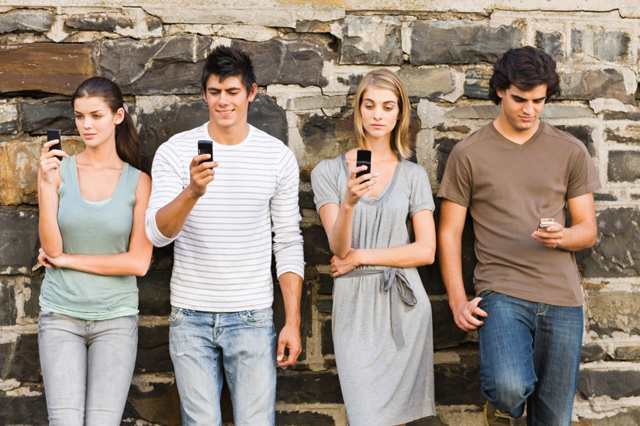
//> input picture ConsoleApplication1/ConsoleApplication1/Data/face3.jpg, 640 x 426 px
$ ./Source   (built with g++ and OpenCV 4)
//> lines starting //> are read from the running program, lines starting //| are printed output that depends on the picture
#include <opencv2\imgproc\imgproc.hpp>
#include <opencv2\highgui\highgui.hpp>
#include <iostream>
#include <ctime>
#include <emmintrin.h>

float Determinant(const float* const ptr);
cv::Mat Inverse(const cv::Mat& inMat);

cv::Mat ScaleMatrix(float scale);
cv::Mat RotationMatrix(float angle);
float Deg2Rad(float angle);
cv::Mat CreateInverseScaleRotateMatrix(float scale, float rotZ);


void ImTransCV(const cv::Mat& src, cv::Mat& dest, const cv::Mat& mat);
void ImTransSSE(const cv::Mat& src, cv::Mat& dest, const cv::Mat& invA, const cv::Mat& t);


cv::Mat ScaleMatrixH(float s);
cv::Mat RotationMatrixH(float angle);
cv::Mat TranslationMatrixH(float x, float y);

void DrawLine(cv::Mat img, cv::Point start, cv::Point end);

int main()
{
	cv::Mat grayImage = cv::imread("Data/face3.jpg", CV_LOAD_IMAGE_GRAYSCALE);
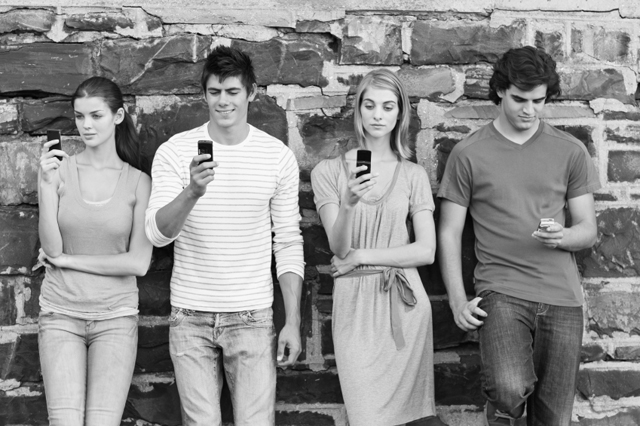
//> grayImage: 426 rows x 640 cols, CV_8UC1; min 0, max 255, mean 141.5
	if(!grayImage.data)
	{
		std::cout << "Could not open or find the image"  << std::endl;
		std::exit(EXIT_FAILURE);
	}


	int tX = 80;
	int tY = 20;
	cv::Mat offset = (cv::Mat_<int>(2, 1) <<  tX, tY);

	float scale = 1.0f;
	float rotZ = 30.0f;


	cv::Mat SRMatInv = CreateInverseScaleRotateMatrix(scale, rotZ);

	clock_t timeC;
	int loops = 100;

	cv::Point2f srcTri[] = { cv::Point2f(0, 0), cv::Point2f(grayImage.cols - 1, 0), cv::Point2f(0, grayImage.rows - 1) };
	cv::Point2f destTri[3];

	cv::Mat tMat = TranslationMatrixH(tX, tY);
	cv::Mat rMat = RotationMatrixH(rotZ);
	cv::Mat sMat = ScaleMatrixH(scale);

	cv::Mat srtMat = tMat * rMat * sMat;

	for(int i = 0; i < 3; i++)
	{
		cv::Point3f pp(srcTri[i].x, srcTri[i].y, 1.0f);
		cv::Mat fff(pp);
		cv::Mat oo = srtMat * fff;
		cv::Point3f ee(oo);
		destTri[i].x = ee.x;
		destTri[i].y = ee.y;
	}


	cv::Mat destCV = cv::Mat::zeros(grayImage.rows, grayImage.cols, grayImage.type());
	cv::Mat affineTransform = cv::getAffineTransform(srcTri, destTri);
//> affineTransform = [[0.866, -0.5, 80], [0.5, 0.866, 20]]
	timeC = clock();
	for(int y = 0; y < loops; ++y)
	{
		ImTransCV(grayImage, destCV, affineTransform);
	}
//> this loop made 100 passes
//> pass 1, in ImTransCV, `cv::warpAffine(src, dest, mat, dest.size(), cv::INTER_NEAREST);`:
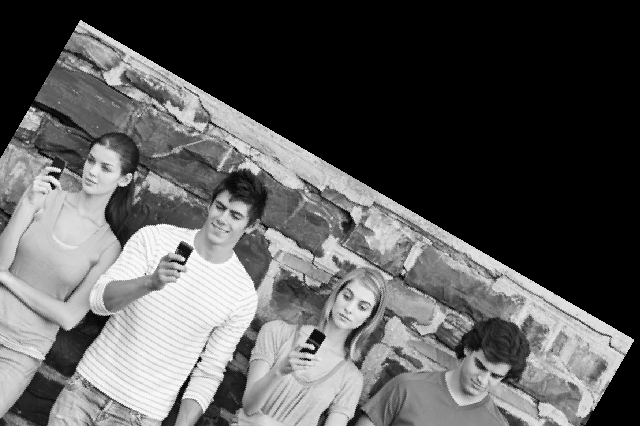
//> dest: 426 rows x 640 cols, CV_8UC1; min 0, max 255, mean 90
	timeC = clock() - timeC;
	std::cout << "ImTransCV time to do " << loops << " loops: " << (float)timeC / CLOCKS_PER_SEC << " seconds." << std::endl;


	cv::Mat destSSE = cv::Mat::zeros(grayImage.rows, grayImage.cols, grayImage.type());
	timeC = clock();
	for(int y = 0; y < loops; ++y)
	{
		ImTransSSE(grayImage, destSSE, SRMatInv, offset);
	}
	timeC = clock() - timeC;
	std::cout << "ImTransSSE time to do " << loops << " loops: " << (float)timeC / CLOCKS_PER_SEC << " seconds." << std::endl;


	DrawLine(destCV, destTri[0], destTri[1]);
	DrawLine(destCV, destTri[0], destTri[2]);
	DrawLine(destCV, destTri[1], destTri[2]);

	DrawLine(destCV, srcTri[0], srcTri[1]);
	DrawLine(destCV, srcTri[0], srcTri[2]);
	DrawLine(destCV, srcTri[1], srcTri[2]);


	cv::namedWindow("ImTransCV image", CV_WINDOW_AUTOSIZE );
	cv::imshow("ImTransCV image", destCV);


	cv::namedWindow("ImTransSSE image", CV_WINDOW_AUTOSIZE );
	cv::imshow("ImTransSSE image", destSSE);


	cv::waitKey(0);

   	return 0;
}


inline float Determinant(const float* const ptr)
{
	return (ptr[0] * ptr[3]) - (ptr[1] * ptr[2]);
}

cv::Mat Inverse(const cv::Mat& inMat)
{
	const float* const ptr = (float*)inMat.data;

	float determinant = Determinant(ptr);
	if(determinant == 0)
	{
		return inMat;
	}

	determinant = 1.0f / determinant;
	cv::Mat retMat = (cv::Mat_<float>(2, 2) <<  ptr[3], -ptr[1],
											   -ptr[2],  ptr[0]);
	return determinant * retMat;
}


inline float Deg2Rad(float angle)
{
	return angle * (float)(CV_PI / 180.0f);
}

inline cv::Mat ScaleMatrix(float s)
{
	return (cv::Mat_<float>(2, 2) << s, 0,
									 0, s);
}

cv::Mat RotationMatrix(float angle)
{
	float theta = Deg2Rad(angle);
	float cosTheta = cosf(theta);
	float sinTheta = sinf(theta);

	return (cv::Mat_<float>(2, 2) <<  cosTheta, -sinTheta,
		                              sinTheta,  cosTheta);
}

cv::Mat CreateInverseScaleRotateMatrix(float scale, float rotZ)
{
	return Inverse(ScaleMatrix(scale) * RotationMatrix(rotZ));
}


void ImTransCV(const cv::Mat& src, cv::Mat& dest, const cv::Mat& mat)
{
	cv::warpAffine(src, dest, mat, dest.size(), cv::INTER_NEAREST);
}

void ImTransSSE(const cv::Mat& src, cv::Mat& dest, const cv::Mat& invA, const cv::Mat& t)
{
	const float* const intAPtr = (float*)invA.data;
	const int* const tPtr = (int*)t.data;

	const uchar* const srcPtr = src.data;
	uchar* destPtr;

	int rows = dest.rows;
	int cols = dest.cols;
	int step = src.step;

	int mod = cols % 4;
	int alignedCols = cols - 4;

	__m128 a = _mm_set_ps1(intAPtr[0]);
	__m128 b = _mm_set_ps1(intAPtr[1]);
	__m128 c = _mm_set_ps1(intAPtr[2]);
	__m128 d = _mm_set_ps1(intAPtr[3]);
	__m128 tX = _mm_set_ps1(tPtr[0]);
	__m128 tY = _mm_set_ps1(tPtr[1]);

	__m128 yyyy, tyy, aaa, bbb, xxxx, txx, X, Y;
	__m128i Xx, Yy;

	for(int y = 0; y < rows; ++y)
	{
		destPtr = dest.ptr<uchar>(y);

		yyyy = _mm_set_ps1(y);

		tyy = _mm_sub_ps(yyyy, tY);
		aaa = _mm_mul_ps(b, tyy);
		bbb = _mm_mul_ps(d, tyy);

		int x;
		for(x = 0; x <= alignedCols; x += 4)
		{
			xxxx = _mm_set_ps(x+3, x+2, x+1, x);
			txx = _mm_sub_ps(xxxx, tX);

			X = _mm_add_ps(_mm_mul_ps(a, txx), aaa);
			Y = _mm_add_ps(_mm_mul_ps(c, txx), bbb);
			Xx = _mm_cvttps_epi32(X);
			Yy = _mm_cvttps_epi32(Y);

			for(int i = 0; i < 4; i++)
			{
//> (the run ends here: the program needs code that is not available in this run, at `if(Xx.m128i_u32[i] < cols && Yy.m128i_u32[i] < rows)`)

$ run again, with ConsoleApplication1/ConsoleApplication1/Data/face1.jpg copied over ConsoleApplication1/ConsoleApplication1/Data/face3.jpg
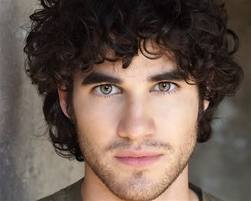
//> input picture ConsoleApplication1/ConsoleApplication1/Data/face1.jpg, 251 x 201 px
//> in main, `cv::Mat grayImage = cv::imread("Data/face3.jpg", CV_LOAD_IMAGE_GRAYSCA..`:
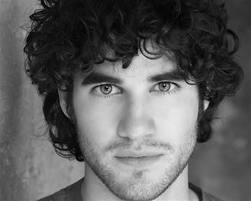
//> grayImage: 201 rows x 251 cols, CV_8UC1; min 0, max 243, mean 94.5
//> the loop in main, `for(int y = 0; y < loops; ++y)` made 100 passes
//> pass 1, in ImTransCV, `cv::warpAffine(src, dest, mat, dest.size(), cv::INTER_NEAREST);`:
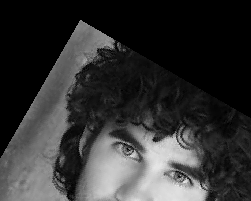
//> dest: 201 rows x 251 cols, CV_8UC1; min 0, max 233, mean 50.9

$ run again, with ConsoleApplication1/ConsoleApplication1/Data/face2.jpg copied over ConsoleApplication1/ConsoleApplication1/Data/face3.jpg
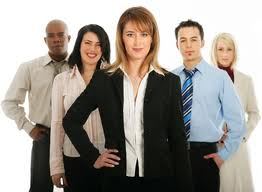
//> input picture ConsoleApplication1/ConsoleApplication1/Data/face2.jpg, 262 x 192 px
//> in main, `cv::Mat grayImage = cv::imread("Data/face3.jpg", CV_LOAD_IMAGE_GRAYSCA..`:
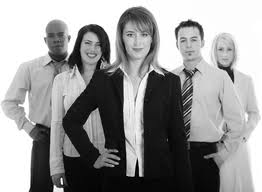
//> grayImage: 192 rows x 262 cols, CV_8UC1; min 0, max 255, mean 150.3
//> the loop in main, `for(int y = 0; y < loops; ++y)` made 100 passes
//> pass 1, in ImTransCV, `cv::warpAffine(src, dest, mat, dest.size(), cv::INTER_NEAREST);`:
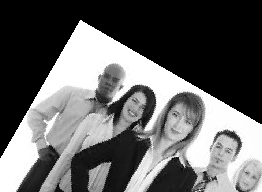
//> dest: 192 rows x 262 cols, CV_8UC1; min 0, max 255, mean 100.4

$ run again, with ConsoleApplication1/ConsoleApplication1/Data/face4.jpg copied over ConsoleApplication1/ConsoleApplication1/Data/face3.jpg
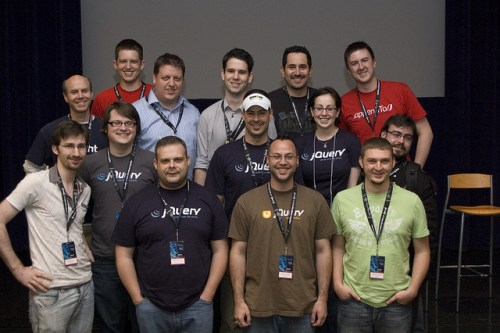
//> input picture ConsoleApplication1/ConsoleApplication1/Data/face4.jpg, 500 x 333 px
//> in main, `cv::Mat grayImage = cv::imread("Data/face3.jpg", CV_LOAD_IMAGE_GRAYSCA..`:
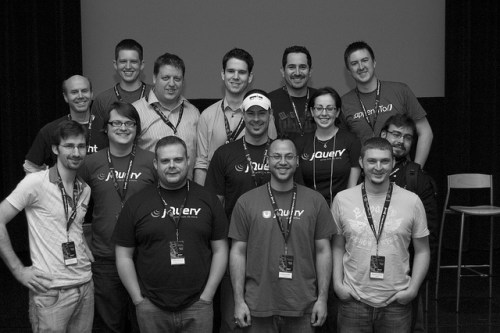
//> grayImage: 333 rows x 500 cols, CV_8UC1; min 0, max 255, mean 68.2
//> the loop in main, `for(int y = 0; y < loops; ++y)` made 100 passes
//> pass 1, in ImTransCV, `cv::warpAffine(src, dest, mat, dest.size(), cv::INTER_NEAREST);`:
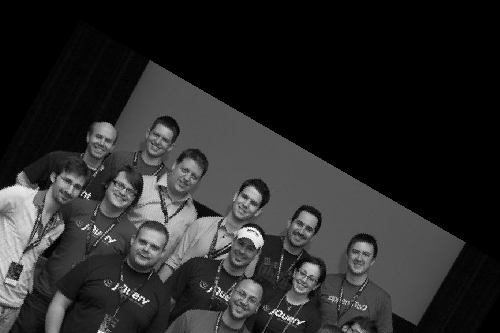
//> dest: 333 rows x 500 cols, CV_8UC1; min 0, max 255, mean 41.7
